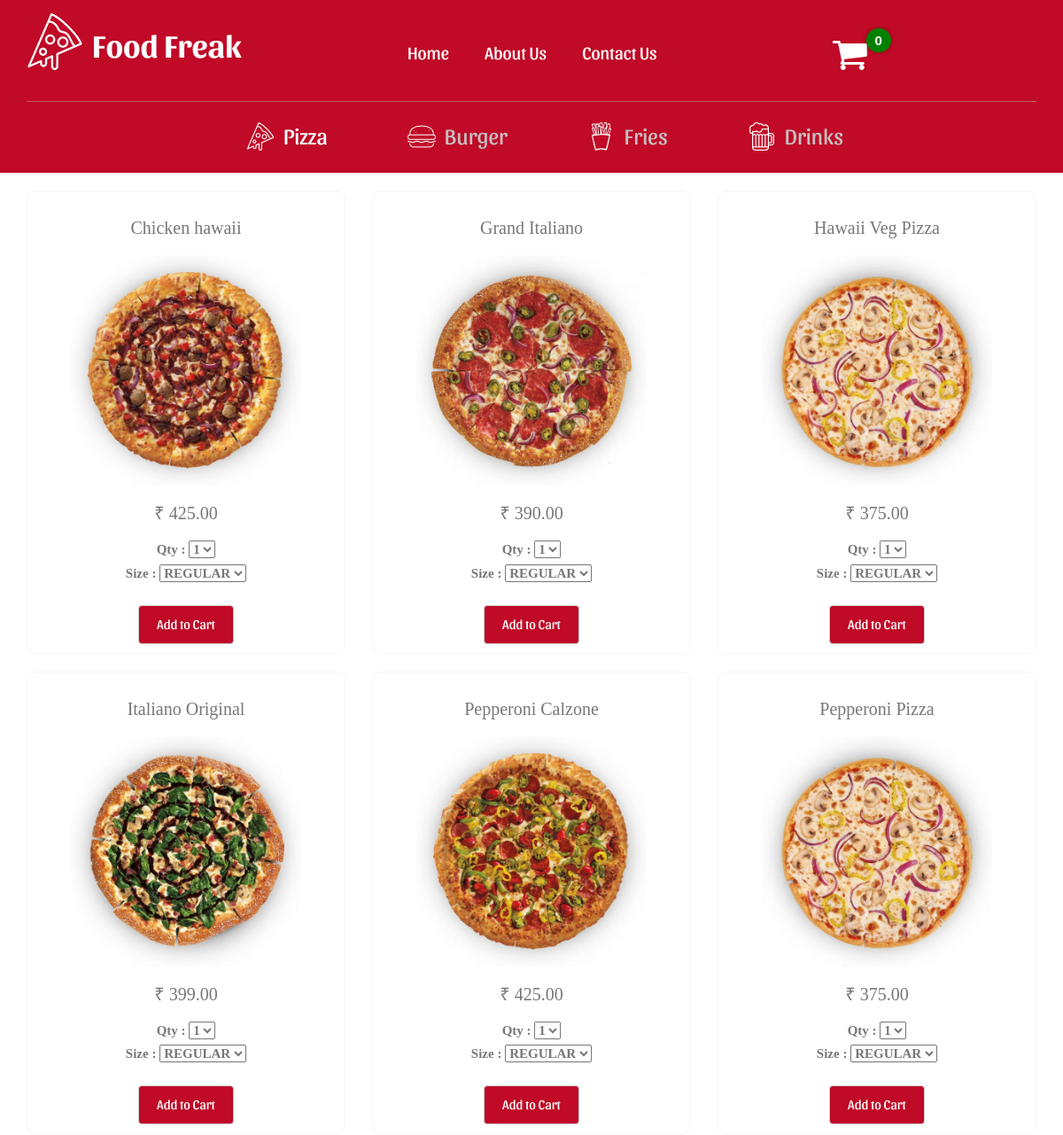
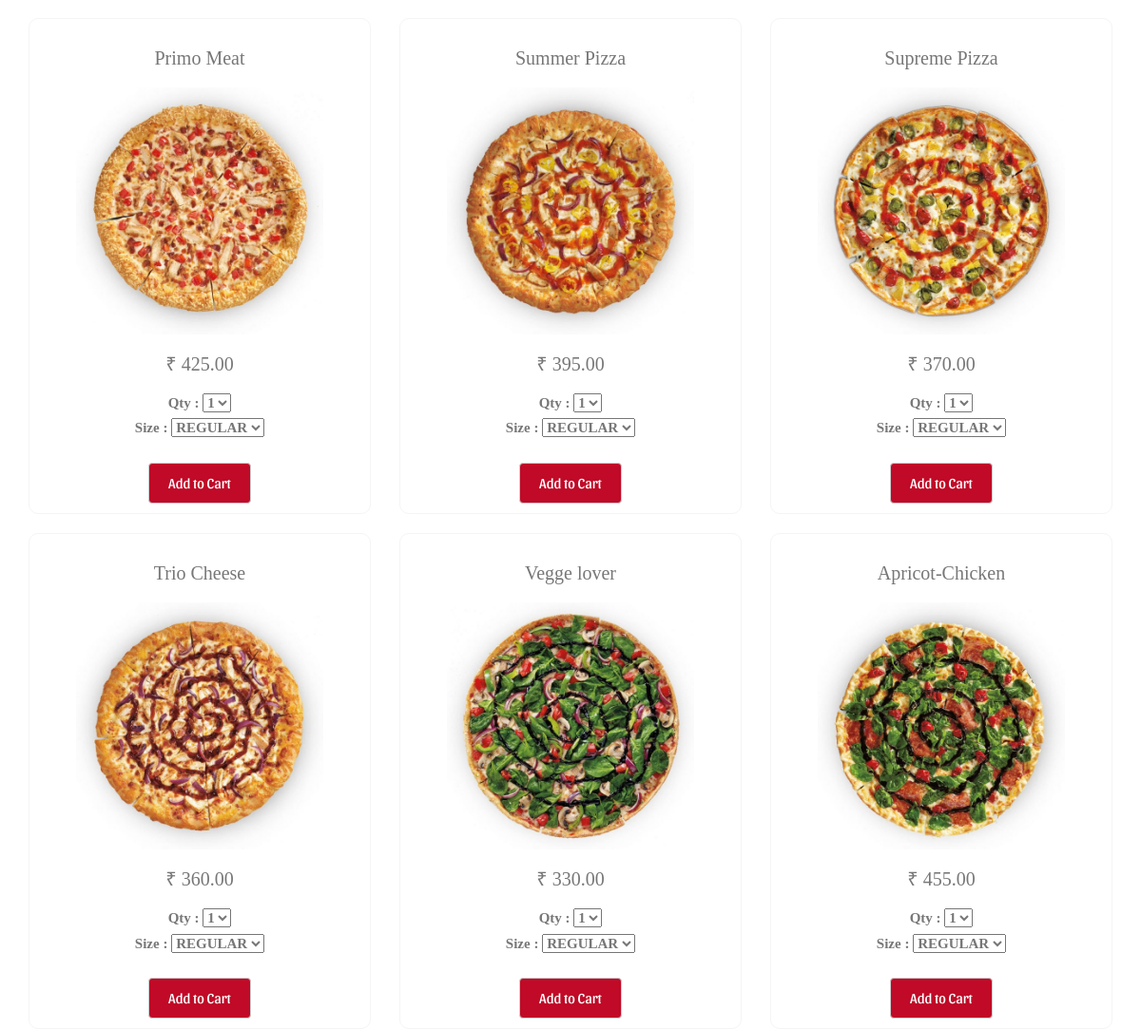
Page /pizza.php on the committed database (2 pictures, top to bottom).
### tables this page shows
CREATE TABLE `products_list` (
  `id` int(11) NOT NULL,
  `product_name` varchar(60) NOT NULL,
  `product_desc` text NOT NULL,
  `product_code` varchar(60) NOT NULL,
  `product_image` varchar(60) NOT NULL,
  `product_price` decimal(10,2) NOT NULL
);

### config.inc.php (called while the page is built, shortened)
<?php
$currency			= '&#8377; ';

### pizza.php (the view, shortened to what this page needs)
<?php
include("config.inc.php");
?>
<!DOCTYPE HTML>
<html>
<head>
<link href="style/style.css" rel="stylesheet" type="text/css">
<link href="style/style_1.css" rel="stylesheet" type="text/css"/>
<link href="style/pizza.css" rel="stylesheet" type="text/css"/>
<link href="style/bootstrap.css" rel="stylesheet" type="text/css"/>
<link href="style/font-awesome.css" rel="stylesheet" type="text/css"/>
</head>
<body>
<div class="Banner">
<div class="container">
<div class="row">
<div class="col-md-4">
<div class="logo">
<a href="index.php"><img src="images/pizza.png"></a>
<a href="index.php"><h1>Food Freak</h1></a>
</div>
</div>
<div class="col-md-5">
<div class="menu">
<ul class="menu-pane wow bounceInUp">
<li><a href="index.php">Home</a></li>
<li><a href="AboutUs.php">About Us</a></li>
<li><a href="#">Contact Us</a></li>
</ul>
</div>
</div>
<div class="col-md-3">
<a href="#" class="cart-box" id="cart-info" title="View Cart">
<?php
if(isset($_SESSION["products"])){
echo count($_SESSION["products"]);
}else{
echo 0;
}
?>
</a>
<i class="fa fa-shopping-cart fa-3x" aria-hidden="true"></i>
</div>
</div>
</div>
</div>
<div class="Banner-2">
<div class="container">
<div class="row">
<div class="col-md-12">
<div class="menu-2">
<ul class="menu-pane-2 wow bounceInLeft">
<li class="sel"><img src="images/pizza-32.png"><a href="pizza.php">Pizza</a></li>
<li><img src="images/hamburger-32.png"><a href="burger.php">Burger</a></li>
<li><img src="images/fries-32.png"><a href="fries.php">Fries</a></li>
<li><img src="images/pint-32.png"><a href="drinks.php">Drinks</a></li>
</ul>
</div>
</div>
</div>
</div>
</div>
<div class="container">
<div class="row">
<?php
$results = $mysqli_conn->query("SELECT product_name, product_desc, product_code, product_image, product_price FROM products_list where product_desc='pizza'");
$products_list =  '<ul class="products-wrp">';
while($row = $results->fetch_assoc()) {
$products_list .= <<<EOT
<div class="col-md-4">
<form class="form-item">
 <div class="box">
<h4>{$row["product_name"]}</h4>
<div><img src="images/pizza/{$row["product_image"]}" height="260px" width="260px"></div>
<div><h4>{$currency} {$row["product_price"]}</h4><div>
<div class="item-box">
<div>
<label class="qty">Qty :
<select name="product_qty">
<option value="1">1</option>
<option value="2">2</option>
<option value="3">3</option>
<option value="4">4</option>
<option value="5">5</option>
</select>
</label>
</div>
<div>
<label class="size">Size :
<select name="product_size">
<option value="R">REGULAR</option>
<option value="M">MEDIUM</option>
<option value="L">LARGE</option>
</select></label>
</div>
<input name="product_code" type="hidden" value="{$row["product_code"]}">
<button id="cartSubmit "class="btn btn-default" type="submit">Add to Cart</button>
</div>
</div>
</form>
</div>
</div>
</div>
EOT;
}
$products_list .= '</ul></div>';
echo $products_list;
?>
</body>
</html>

### style/style.css (style rules this page uses)
body { background-color: #F9F9F9; font-family: Georgia, "Times New Roman", Times, serif; overflow-x: hidden; }
ul.products-wrp { padding: 0; color: #777; text-align: center; font-size: 15px; font-family: cursive; }
.cart-box { padding: 5px 10px 5px 10px; border-radius: 30px; color: #fff; font-family: Arial; font-size: 15px; text-decoration: none; box-shadow: 0px 0px 5px rgba(0, 0, 0, 0.32); font-weight: bold; background: green; position: relative; top: 5px; left: 70px; z-index: 999; }

### style/style_1.css (style rules this page uses)
body { margin: 0px; padding: 0px; overflow-x: hidden; }
.Banner { background: #c00a27; padding: 10px 0px 20px 0px; }
.logo h1 { font-family: san-bold; color: white; }
.logo img { float: left; position: relative; bottom: 15px; margin-right: 10px; }
ul.menu-pane, ol.menu-pane { margin-bottom: 35px; }
.menu-pane li { float: left; margin-right: 40px; list-style-type: none; }
.menu-pane a { text-decoration: none; color: white; font-family: san-reg; font-size: 20px; padding-bottom: 20px; }
.fa-shopping-cart:before { content: "\f07a"; position: relative; top: 30px; color: white; }
.Banner-2 { background-color: #c00a27; }
.menu-pane-2 li { float: left; margin: 10px 50px 10px 50px; list-style-type: none; }
.menu-pane-2 li a { color: #c5bfbf; font-family: san-reg; font-size: 25px; text-decoration: none; }
.menu-2 { border-top: 1px solid rgb(199, 83, 102); padding: 10px 0 10px 0; }
ul.menu-pane-2 { margin: 0 auto; display: table; }
.menu-pane-2 img { position: relative; bottom: 5px; right: 10px; }

### style/pizza.css (style rules this page uses)
.box { border: 1px solid whitesmoke; margin-top: 20px; padding: 10px 0 10px 0; border-radius: 10px; }
.box img { margin: 0 auto; display: table; }
.box h4 { text-align: center; font-size: 20px; font-family: cursive; padding: 10px 0 10px; }
.box .btn-default { margin: 20px auto 0; display: table; background: #C00A27; color: white; font-family: san-reg; font-size: 15px; padding: 10px 20px; }
.menu-pane-2 li.sel a { color: white; }

### rows in the picture
products_list: product_name "Chicken hawaii", product_image (picture), product_price "425.00"
products_list: product_name "Grand Italiano", product_image (picture), product_price "390.00"
products_list: product_name "Hawaii Veg Pizza", product_image (picture), product_price "375.00"
products_list: product_name "Italiano Original", product_image (picture), product_price "399.00"
products_list: product_name "Pepperoni Calzone", product_image (picture), product_price "425.00"
products_list: product_name "Pepperoni Pizza", product_image (picture), product_price "375.00"
products_list: product_name "Primo Meat", product_image (picture), product_price "425.00"
products_list: product_name "Summer Pizza", product_image (picture), product_price "395.00"
products_list: product_name "Supreme Pizza", product_image (picture), product_price "370.00"
products_list: product_name "Trio Cheese", product_image (picture), product_price "360.00"
products_list: product_name "Vegge lover", product_image (picture), product_price "330.00"
products_list: product_name "Apricot-Chicken", product_image (picture), product_price "455.00"
